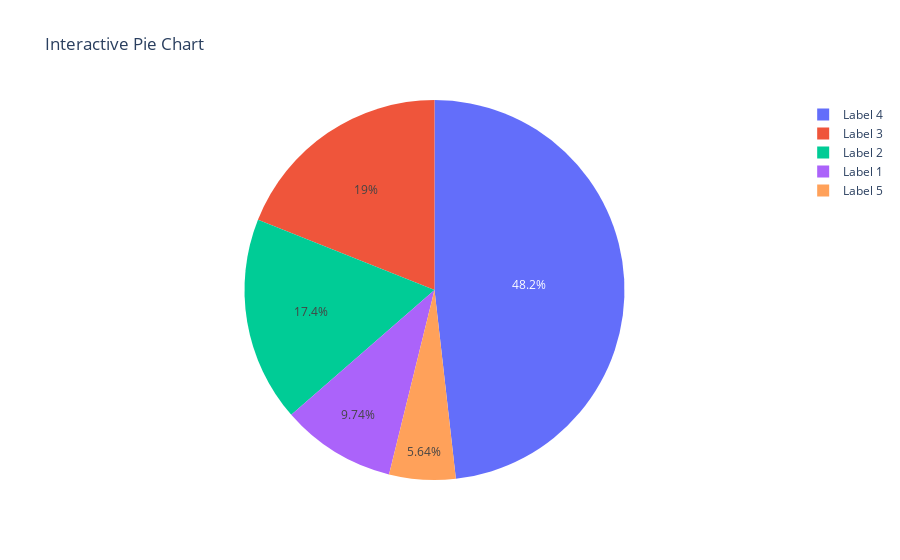

The notebook cell this image was saved under:
### Markdown cell above
## Q21 Using Plotly, create an interactive pie chart of randomly generated data, add labels and percentages, set the title as 'Interactive Pie Chart'.

### Code cell
values = np.random.randint(10, 100, 5)
fig = go.Figure(data=[go.Pie(values=values, labels=['Label 1', 'Label 2', 'Label 3', 'Label 4', 'Label 5'], )])

fig.update_layout(title='Interactive Pie Chart')
fig.show()

### Figure 1 — Plotly figure (JSON) as saved in the notebook; plotly's stock layout.template omitted (floating-point values rounded to 4 significant figures)
{"data": [{"labels": ["Label 1", "Label 2", "Label 3", "Label 4", "Label 5"], "type": "pie", "values": [19, 34, 37, 94, 11]}], "layout": {"title": {"text": "Interactive Pie Chart"}}}
